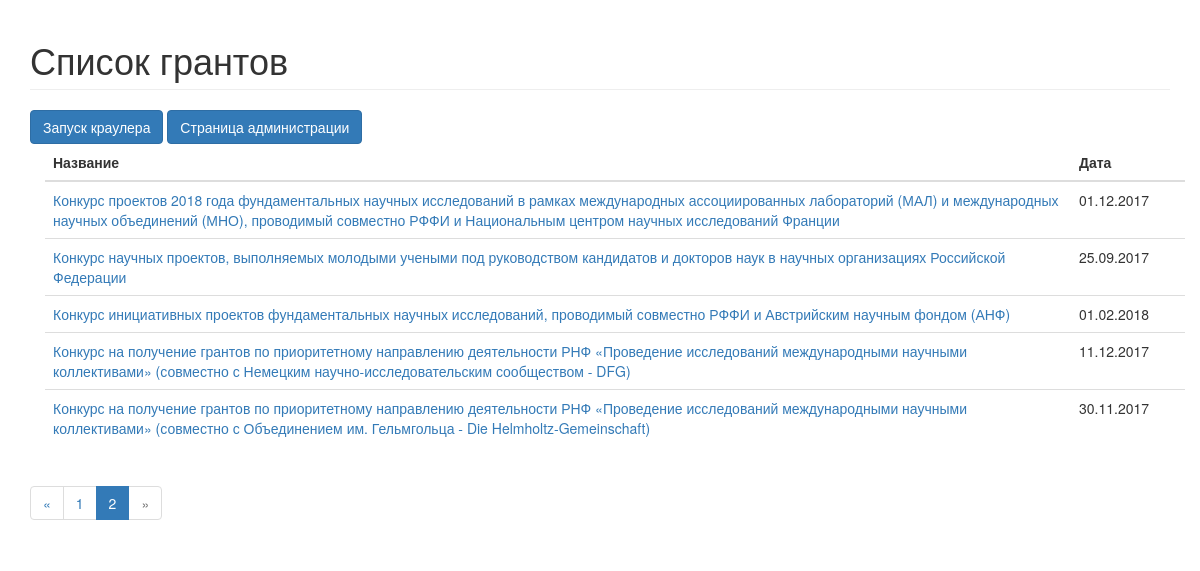
Page /?page=3 (signed in) on the earlier database version.
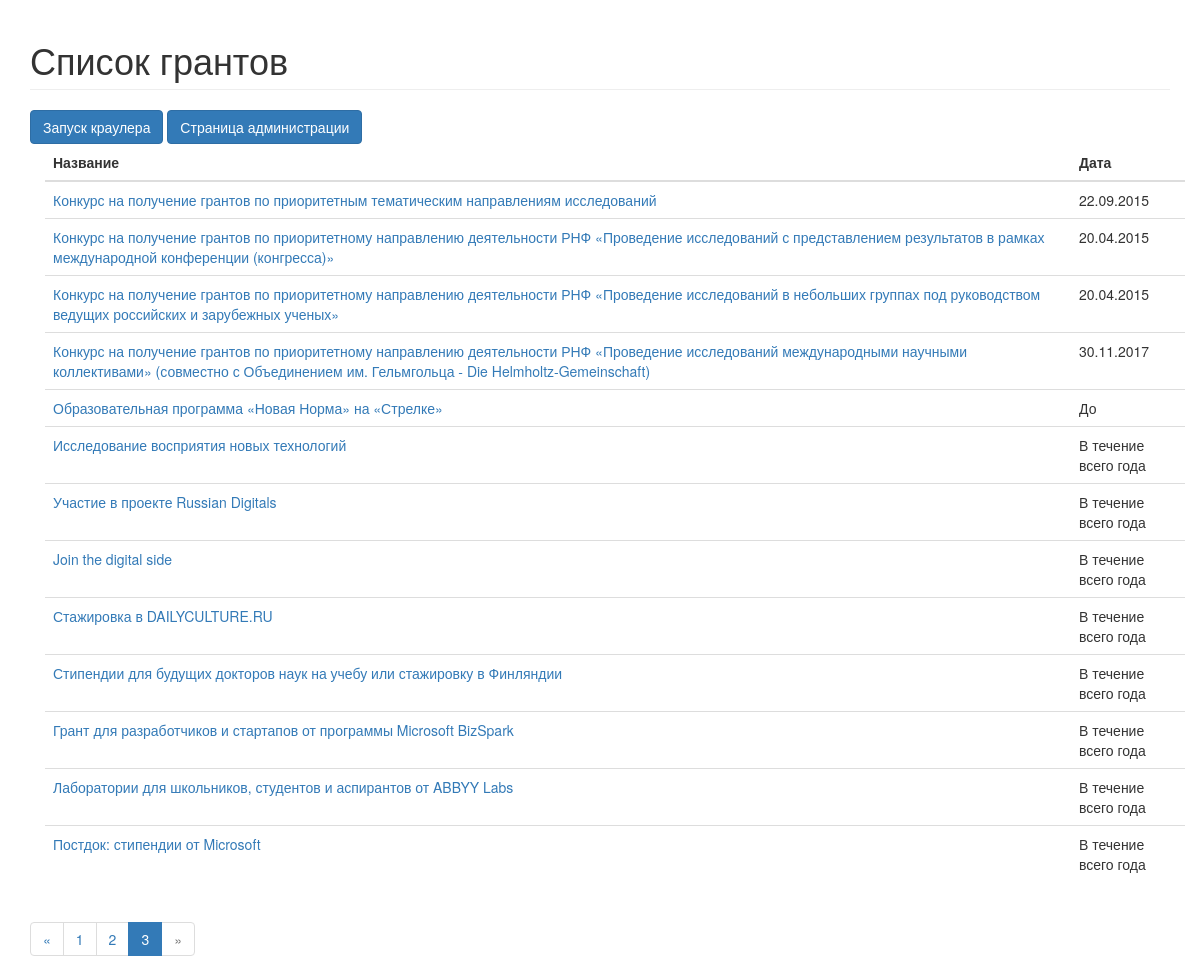
Same page on the later database version.
### app/models.py (models this page shows, shortened)
class Grant(models.Model):
	title = models.CharField(max_length=300, unique=True)
	date= models.CharField(max_length=100)
	link = models.CharField(max_length=300,default="")

### app/views.py (the view)
# urls.py: url(r'^$', views.grant_list, name='grant_list'),
@login_required
def grant_list(request):
    grant_list = Grant.objects.all()
    page = request.GET.get('page', 1)
    paginator = Paginator(grant_list, 15)
    try:
        grants = paginator.page(page)
    except PageNotAnInteger:
        grants = paginator.page(1)
    except EmptyPage:
        grants = paginator.page(paginator.num_pages)
    return render(request, 'app/grant_list.html', { 'grants': grants })

### app/templates/app/grant_list.html
{% extends "app/base.html" %}
{% load staticfiles %}
{% block content %}
   <h1 class="page-header">Список грантов </h1>
<div>
   <a class='btn btn-primary js-create-group' href="/crawl" ">Запуск краулера</a>
   <a class='btn btn-primary js-create-group' href="/djangoadmin">Страница администрации</a>
</div>
   <div class = "container">
   	<table class="table table-hover">
   		<thead class="thead-inverse">
   			<tr>
   				<th scope="row">Название</th>
   				<th>Дата</th>
   			</tr>
   		</thead>
   		<tbody>
   		{% for grant in grants %}
   			<tr>
   				<td style = "width:900px" href="{{grant.link}}">
                  <a target="_new" href="{{grant.link}}">{{ grant.title }}</a>
   				</td>
   				<td style = "width:100px">
   					{{ grant.date}}
   				</td>
   			</tr>
   		{% endfor %}
   		</tbody>
   	</table>
   </div>
 {% if grants.has_other_pages %}
  <ul class="pagination">
    {% if grants.has_previous %}
      <li><a href="?page={{ grants.previous_page_number }}">&laquo;</a></li>
    {% else %}
      <li class="disabled"><span>&laquo;</span></li>
    {% endif %}
    {% for i in grants.paginator.page_range %}
      {% if grants.number == i %}
        <li class="active"><span>{{ i }} <span class="sr-only">(current)</span></span></li>
      {% else %}
        <li><a href="?page={{ i }}">{{ i }}</a></li>
      {% endif %}
    {% endfor %}
    {% if grants.has_next %}
      <li><a href="?page={{ grants.next_page_number }}">&raquo;</a></li>
    {% else %}
      <li class="disabled"><span>&raquo;</span></li>
    {% endif %}
  </ul>
{% endif %}
{% endblock content %}

### app/templates/app/base.html (shortened to what this page needs)
{% load staticfiles %}
<!DOCTYPE html>
<html>
<head>
	 {% block styles %}
        <link rel="stylesheet" type="text/css" href="{% static 'css/bootstrap/bootstrap.min.css' %}"/>
        {% endblock styles %}
</head>
<body>
<div class='container'>
{%block content%}
{%endblock content%}
</div>
</body>
</html>

Differences in the rows shown:
removed Grant: title "Конкурс проектов 2018 года фундаментальных научных исследований в рамках международных ассоциированных лабораторий (МАЛ) и международных научных объединений (МНО), проводимый совместно РФФИ и Национальным центром научных исследований Франции", date "01.12.2017"
removed Grant: title "Конкурс научных проектов, выполняемых молодыми учеными под руководством кандидатов и докторов наук в научных организациях Российской Федерации", date "25.09.2017"
removed Grant: title "Конкурс инициативных проектов фундаментальных научных исследований, проводимый совместно РФФИ и Австрийским научным фондом (АНФ)", date "01.02.2018"
removed Grant: title "Конкурс на получение грантов по приоритетному направлению деятельности РНФ «Проведение исследований международными научными коллективами» (совместно с Немецким научно-исследовательским сообществом - DFG)", date "11.12.2017"
added Grant: title "Конкурс на получение грантов по приоритетным тематическим направлениям исследований", date "22.09.2015"
added Grant: title "Конкурс на получение грантов по приоритетному направлению деятельности РНФ «Проведение исследований с представлением результатов в рамках международной конференции (конгресса)»", date "20.04.2015"
added Grant: title "Конкурс на получение грантов по приоритетному направлению деятельности РНФ «Проведение исследований в небольших группах под руководством ведущих российских и зарубежных ученых»", date "20.04.2015"
added Grant: title "Образовательная программа «Новая Норма» на «Стрелке»", date "До"
added Grant: title "Исследование восприятия новых технологий", date "В течение всего года"
added Grant: title "Участие в проекте Russian Digitals", date "В течение всего года"
added Grant: title "Join the digital side", date "В течение всего года"
added Grant: title "Стажировка в DAILYCULTURE.RU", date "В течение всего года"
added Grant: title "Стипендии для будущих докторов наук на учебу или стажировку в Финляндии", date "В течение всего года"
added Grant: title "Грант для разработчиков и стартапов от программы Microsoft BizSpark", date "В течение всего года"
added Grant: title "Лаборатории для школьников, студентов и аспирантов от ABBYY Labs", date "В течение всего года"
added Grant: title "Постдок: стипендии от Microsoft", date "В течение всего года"
Other differences:
list line gone: "2"
new list line: "2"
new list line: "3"
